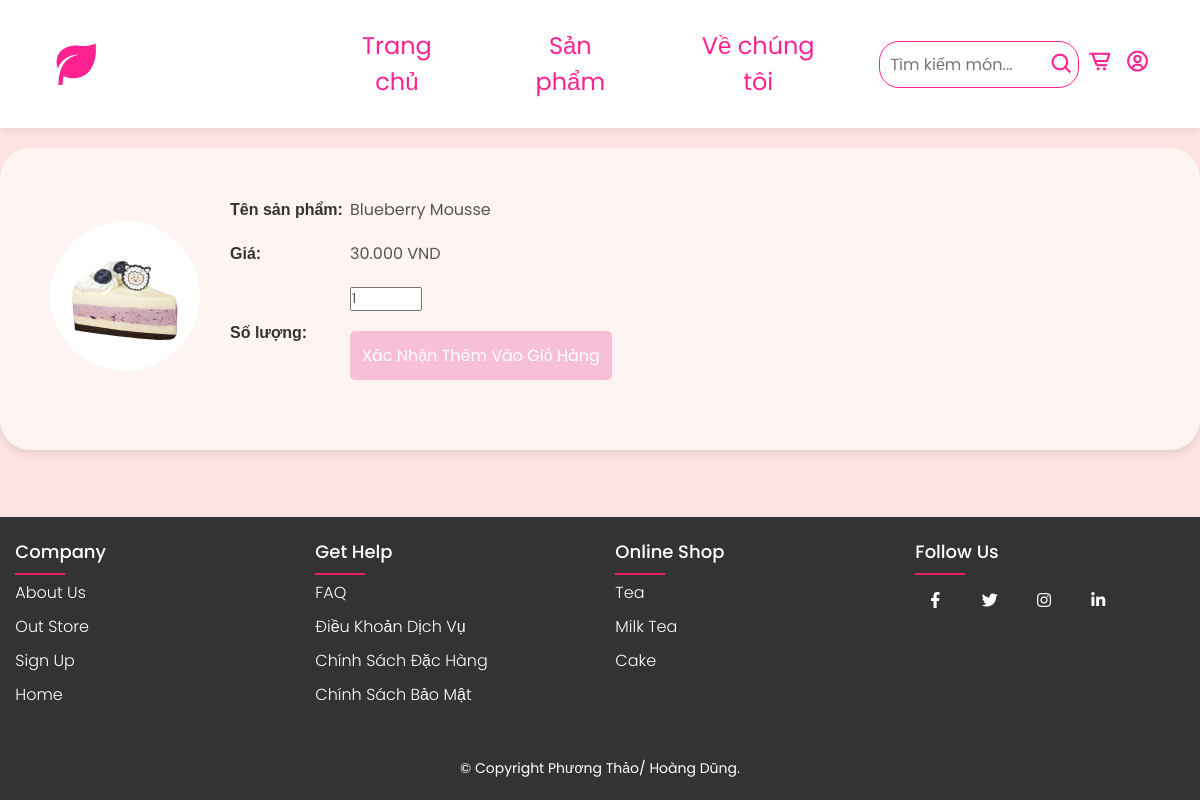
The page /confim_add_cart.php?id=142 on the database its author committed.
### tables this page shows
CREATE TABLE `product` (
  `soluong` int(11) NOT NULL,
  `id` int(11) NOT NULL,
  `category_id` int(11) DEFAULT NULL,
  `title` varchar(350) DEFAULT NULL,
  `price` int(11) DEFAULT NULL,
  `discount` int(11) DEFAULT NULL,
  `thumbnail` varchar(500) DEFAULT NULL,
  `description` longtext DEFAULT NULL,
  `created_at` datetime DEFAULT NULL,
  `updated_at` datetime DEFAULT NULL,
  `deleted` int(11) DEFAULT NULL
);

### public/confim_add_cart.php (the view, shortened to what this page needs)
<?php
require('header.php');
if (isset($_GET['id'])) {
    require('../db/conn.php');
    $product_id = intval($_GET['id']);
    $sql_product = "SELECT * FROM product WHERE id = ?";
    $stmt = $conn->prepare($sql_product);
    $stmt->bind_param("i", $product_id);
    $stmt->execute();
    $result_product = $stmt->get_result();
    $product = $result_product->fetch_assoc();
} else {
    echo "<div class='alert alert-danger'>ID sản phẩm không hợp lệ!</div>";
    exit;
}
?>
<div class="product-confirm">
    <div class="product-image">
        <img src="../admin/images/<?php echo htmlspecialchars($product['thumbnail']); ?>" alt="<?php echo htmlspecialchars($product['title']); ?>">
    </div>
    <div class="product-info">
        <div class="product-item">
            <strong>Tên sản phẩm: </strong>
            <span><?php echo htmlspecialchars($product['title']); ?></span>
        </div>
        <div class="product-item">
            <strong>Giá:</strong>
            <span><?php echo number_format($product['price'], 0, ',', '.'); ?> VND</span>
        </div>
        <div class="product-item">
            <strong>Số lượng:</strong>
            <form action="" method="post">
                <input type="number" name="quantity" value="1" min="1" max="10" required>
                <button type="submit" class="confirm-btn">Xác Nhận Thêm Vào Giỏ Hàng</button>
            </form>
        </div>
    </div>
</div>
<?php
require('footer1.php');
?>

### public/css/style_header.css (style rules this page uses)
* { font-family: 'Poppins', sans-serif; margin: 0; padding: 0; box-sizing: border-box; scroll-padding-top: 4rem; scroll-behavior: smooth; list-style: none; text-decoration: none; }
:root { --main-color:#ffe5f0; --second-color:#ffbcd6; --text-coler:#fff; --bg-color:#fff4eb; }
img { width: 100%; }
body { color: var(--text-coler); margin-top: 80px; }

### public/css/style_footer.css (style rules this page uses)
html, body { height: 100%; margin: 0; padding: 0; }
body { line-height: 1.5; font-family: 'Poppins', sans-serif; display: flex; flex-direction: column; min-height: 100vh; }
* { margin: 0; padding: 0; box-sizing: border-box; }

### public/confim_add_cart.php (style rules this page uses)
body { font-family: Arial, sans-serif; background-color: #ffe4e3; }
.product-confirm { width: 100%; max-width: 1200px; margin: 20px auto; padding: 50px; border-radius: 30px; background-color: #fef4f1; box-shadow: 0 4px 8px rgba(0, 0, 0, 0.1); position: relative; display: flex; align-items: center; }
.product-image { flex: 0 0 150px; text-align: center; margin-right: 30px; }
.product-image img { border-radius: 50%; width: 150px; height: auto; }
.product-info { flex: 1; }
.product-item { display: flex; align-items: center; margin-bottom: 20px; }
.product-item strong { width: 120px; color: #333; font-family: Arial, sans-serif; }
.product-item span, .product-item input { flex: 1; color: #555; }
.confirm-btn { display: block; width: 100%; padding: 12px; margin-top: 20px; border: none; border-radius: 5px; background-color: #f7bfd8; color: white; font-size: 16px; cursor: pointer; }

### rows shown on the page
product: thumbnail (picture), title "Blueberry Mousse", price "30.000"
